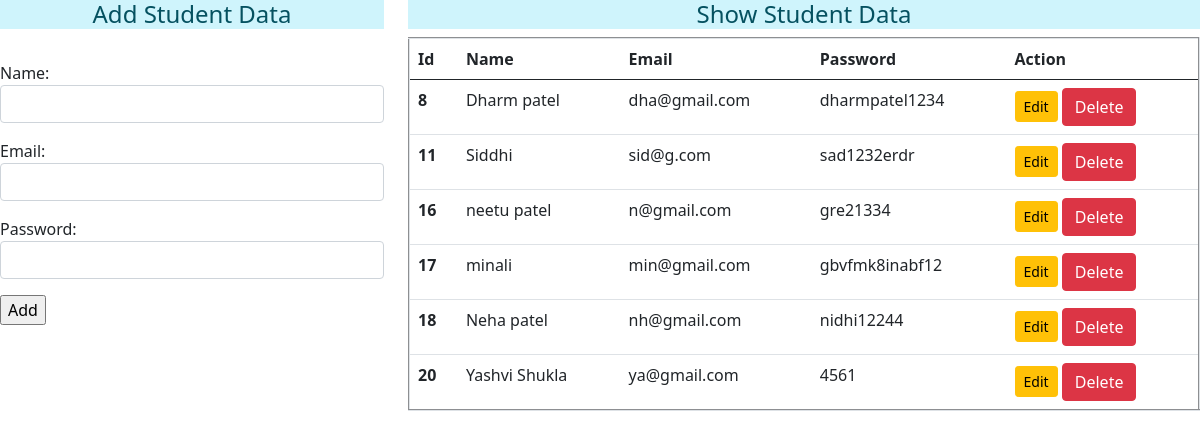
Page /show/ on the committed database.
### app/models.py (models this page shows)
class User(models.Model):
    name = models.CharField(max_length=200)
    email = models.EmailField(max_length=100)
    password = models.CharField(max_length=100)

### app/views.py (the view)
# urls.py: path('show/', views.show_data, name='showdata'),
def show_data(request):
    if request.method == 'POST':
     fm = StudentRegistration(request.POST)
     if fm.is_valid():
        fm.save()
        fm = StudentRegistration()
    else:
        fm = StudentRegistration()
    data = User.objects.all()
    return render(request, 'show_data.html', {'form':fm, 'stu':data})

### app/forms.py
class StudentRegistration(forms.ModelForm):
    class Meta:
        model = User
        fields = "__all__"
        widgets = {
            'name':forms.TextInput(attrs={'class':'form-control'}),
            'email':forms.EmailInput(attrs={'class':'form-control'}),
            'password':forms.PasswordInput(render_value=True, attrs={'class':'form-control'})
        }

### app/templates/show_data.html (shortened to what this page needs)
{% extends 'base.html' %}
{% load static %}
{% block body %}
<div class="row">
  <div class="col-sm-4">
    <h4 class="text-center alert-info">Add Student Data</h4><br>
    <form action="" method="POST">
      {{form.as_p}}
      <input type="submit" value="Add">
    </form>
  </div>
  <div class="col-sm-8">
    {% if stu %}
    <h4 class="text-center alert-info"> Show Student Data</h2>
      <table class="table" border="2">
        <thead>
          <tr>
            <th scope="col">Id</th>
            <th scope="col">Name</th>
            <th scope="col">Email</th>
            <th scope="col">Password</th>
            <th scope="col">Action</th>
          </tr>
        </thead>
        <tbody>
          {% for st in stu %}
          <tr>
            <th scope="row">{{st.id}}</th>
            <td>{{st.name}}</td>
            <td>{{st.email}}</td>
            <td>{{st.password}}</td>
            <td>
              <a href="{% url 'editdata' st.id %}" class="btn btn-warning btn-sm">Edit</a>
              <form action="{% url 'deletedata' st.id %}" method="post" class="d-inline"> {% csrf_token %}
                <input type="submit" class="btn btn-danger" value="Delete">
              </form>
            </td>
          </tr>
          {% endfor %}
        </tbody>
      </table>
    {% endif %}
  </div>
</div>
  {% endblock body %}

### app/templates/base.html (shortened to what this page needs)
<!DOCTYPE html>
<html lang="en">
<head>
    <link href="https://cdn.jsdelivr.net/npm/bootstrap@5.0.2/dist/css/bootstrap.min.css" rel="stylesheet">
</head>
{% block body %}
{% endblock body %}
</html>

### rows in the picture
User: id "8", name "Dharm patel", email "dha@gmail.com", password "dharmpatel1234"
User: id "11", name "Siddhi", email "sid@g.com", password "sad1232erdr"
User: id "16", name "neetu patel", email "n@gmail.com", password "gre21334"
User: id "17", name "minali", email "min@gmail.com", password "gbvfmk8inabf12"
User: id "18", name "Neha patel", email "nh@gmail.com", password "nidhi12244"
User: id "20", name "Yashvi Shukla", email "ya@gmail.com", password "4561"
